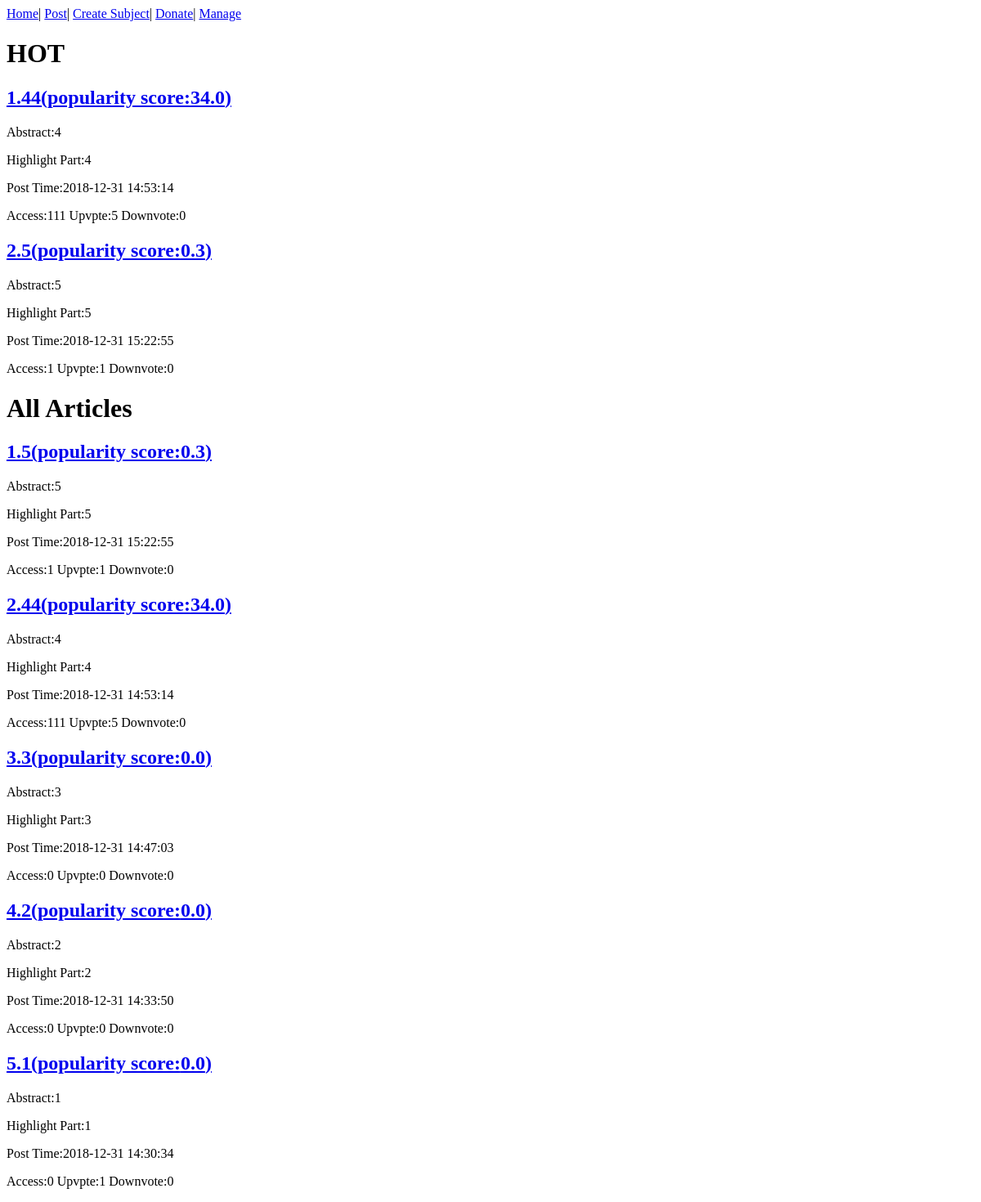
The app's page /subject/1, older data.
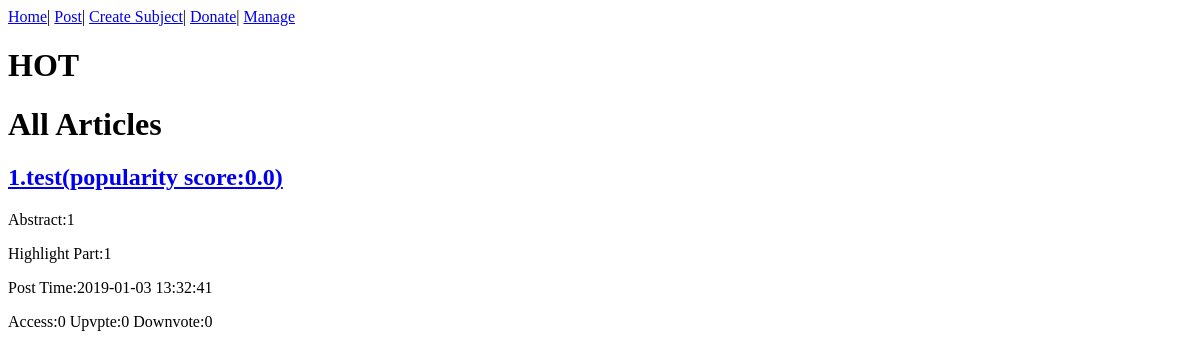
The same page, newer data.
### model.py (models this page shows, shortened)
class Article(db.Model):
    __tablename__ = 'article'
    id = db.Column(db.Integer,primary_key=True)
    title = db.Column(db.Text)
    user_id = db.Column(db.Text,db.ForeignKey('user.id'))
    subject_id = db.Column(db.Integer,db.ForeignKey('subject.id'))
    abstract = db.Column(db.Text)
    highlight_part = db.Column(db.Text)
    postTime = db.Column(db.Text)
    accessNum = db.Column(db.Integer,default=0)
    commentNum = db.Column(db.Integer,default=0)
    upvoteNum = db.Column(db.Integer,default=0)
    downvoteNum = db.Column(db.Integer,default=0)
    hided = db.Column(db.Integer,default=0)
    dl_link = db.Column(db.Text)
    comments = db.relationship('Comment')
    user = db.relationship('User', lazy='subquery')

### app.py (the view)
@app.route('/subject/<subject_id>')
def subject(subject_id):
    subject = subjectService.find_by_id(subject_id)
    articles = articleService.find_by_subject(subject.id)
    articles.reverse()
    particles = []
    for article in articles:
        if article.hided==1:
            articles.remove(article)
            continue
        article.score=articleService.calPopularity(article)
        if article.score>=0.3 :
            particles.append(article)
    particles.sort(key=lambda item: item.score, reverse=True)
    return render_template('subject.html',subject=subject,articles = articles,particles=particles)

### app.py (called while the page is built)
@app.before_request
def before_request():
    addr = request.remote_addr
    ip = ipService.find_ip_by_ip(addr)
    if ip is None:
        ip = IP(addr=addr, is_blocked=0)
        ipService.insert(ip)
    elif ip.is_blocked == 1:
        os.abort(403)

### services.py (called while the page is built)
    def find_by_id(self,id):
        subject = Subject.query.filter_by(id=id).first()
        return subject

    def calPopularity(self,article):
        return article.upvoteNum/max((article.upvoteNum+article.downvoteNum),1)*(article.accessNum*0.3+article.commentNum*0.7)

    def find_by_subject(self,subject_id):
        articles = Article.query.filter_by(subject_id=subject_id).all()
        return articles

    def find_ip_by_ip(self,addr):
        ip = IP.query.filter_by(addr=addr).first()
        return ip

### templates/subject.html (shortened to what this page needs)
{% extends "base.html" %}
{% block content %}
<div class="particles">
    <h1>HOT</h1>
{% for article in particles %}
          <h2><a href="/article/{{ article.id }}"> {{ loop.index }}.{{ article.title }}(popularity score:{{ article.score }})</a></h2>
            <p>Abstract:{{ article.abstract }}</p>
            <p>Highlight Part:{{ article.highlight_part }}</p>
            <p>Post Time:{{ article.postTime }}</p>
            <p>Access:{{ article.accessNum }} Upvpte:{{ article.upvoteNum }} Downvote:{{ article.downvoteNum }}</p>
        {% endfor %}
</div>
<div class="articles">
    <h1>All Articles</h1>
        {% for article in articles %}
            <h2><a href="/article/{{ article.id }}"> {{ loop.index }}.{{ article.title }}(popularity score:{{ article.score }})</a></h2>
            <p>Abstract:{{ article.abstract }}</p>
            <p>Highlight Part:{{ article.highlight_part }}</p>
            <p>Post Time:{{ article.postTime }}</p>
            <p>Access:{{ article.accessNum }} Upvpte:{{ article.upvoteNum }} Downvote:{{ article.downvoteNum }}</p>
        {% endfor %}
 </div>
{% endblock %}

Row changes from the older to the newer data that the page shows:
no longer on this page (row edited): Article: title "44", score "34.0", abstract "4", highlight_part "4", postTime "2018-12-31 14:53:14", accessNum "111", upvoteNum "5", downvoteNum "0"
no longer on this page (row edited): Article: title "5", score "0.3", abstract "5", highlight_part "5", postTime "2018-12-31 15:22:55", accessNum "1", upvoteNum "1", downvoteNum "0"
no longer on this page (row edited): Article: title "3", score "0.0", abstract "3", highlight_part "3", postTime "2018-12-31 14:47:03", accessNum "0", upvoteNum "0", downvoteNum "0", shown under "All Articles"
no longer on this page (row edited): Article: title "2", score "0.0", abstract "2", highlight_part "2", postTime "2018-12-31 14:33:50", accessNum "0", upvoteNum "0", downvoteNum "0", shown under "All Articles"
changed Article: title "1" → "test"; postTime "2018-12-31 14:30:34" → "2019-01-03 13:32:41"; upvoteNum "1" → "0"
